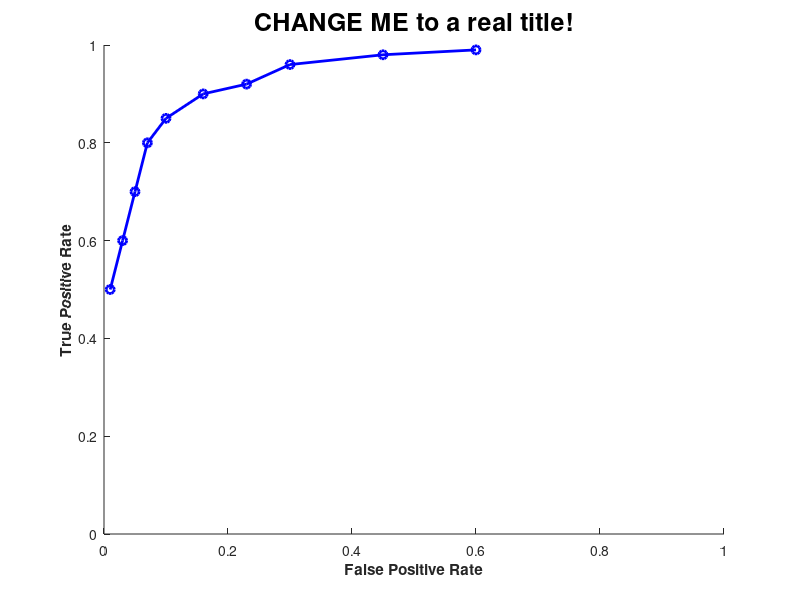

This chart was generated by the following MATLAB code:
% Plot an ROC curve for an image. 
% This is basically just an example of the plot function.
% The help documents provide nice ways of changing these parameters 
% to suit your tastes.
% I make things bold because they show up better in print.

% The next points are just shown as an example.
% You will need to calculate your own TPR and FPR, of course.
% Using more points than 10 will give you a smoother graph, too.
truePosRate = [.5 .6 .7 .8 .85 .9 .92 .96 .98 .99];
falsePosRate = [0.01 0.03 0.05 0.07 0.1 0.16 0.23 0.30 0.45 0.6];

% Create a new figure. You can also number it: figure(1)
figure;
% Hold on means all subsequent plot data will be overlaid on a single plot
hold on;
% Plots using a blue line (see 'help plot' for shape and color codes 
plot(falsePosRate, truePosRate, 'b-', 'LineWidth', 2);
% Overlaid with circles at the data points
plot(falsePosRate, truePosRate, 'bo', 'MarkerSize', 6, 'LineWidth', 2);

% You could repeat here with a different color/style if you made 
% an enhancement and wanted to show that it outperformed the baseline.

% Title, labels, range for axes
title('CHANGE ME to a real title!', 'fontSize', 18); % Really. Change this title.
xlabel('False Positive Rate', 'fontWeight', 'bold');
ylabel('True Positive Rate', 'fontWeight', 'bold');
% TPR and FPR range from 0 to 1. You can change these if you want to zoom in on part of the graph.
axis([0 1 0 1]);